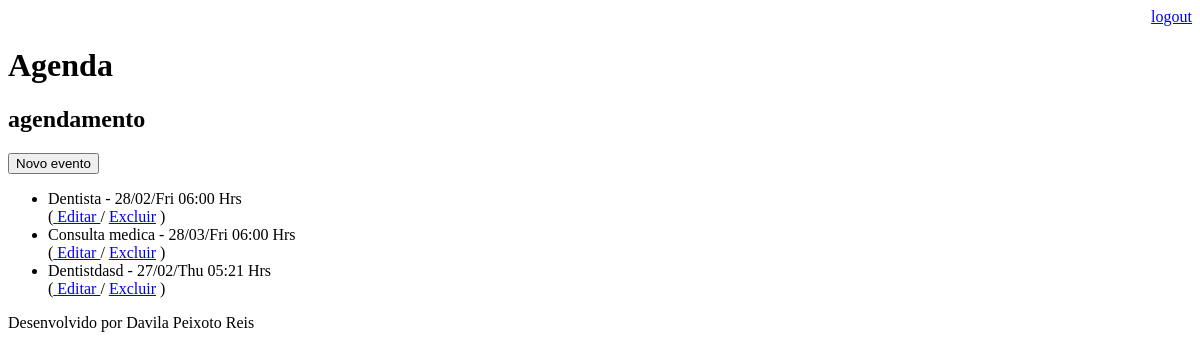
The page /agenda/ (signed in) on the database as committed earlier.
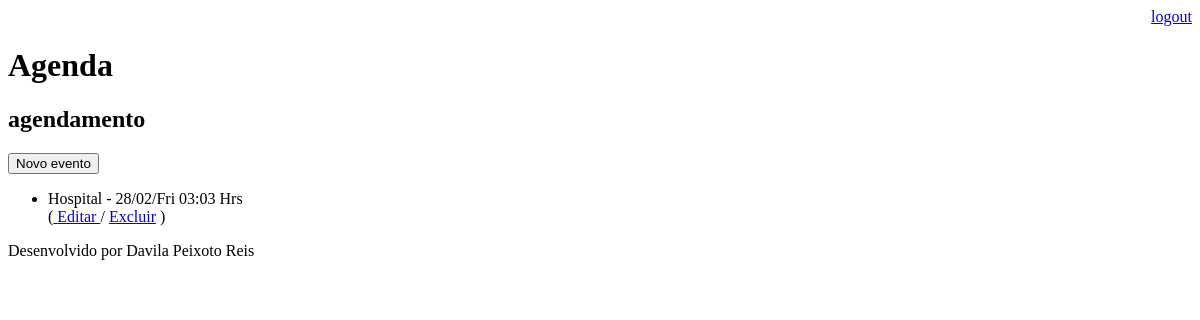
The same page on the database as committed later.
### appcore/models.py (models this page shows, shortened)
class Evento(models.Model):
    titulo = models.CharField(max_length=100)
    descricao = models.TextField(blank=True, null=True)
    data_evento = models.DateTimeField(verbose_name="Data do evento")
    data_criacao = models.DateTimeField(auto_now=True, verbose_name="Data de Criação")
    usuario = models.ForeignKey(User, on_delete=models.CASCADE)
    class Meta:
        db_table = 'evento'
    def get_data_evento(self):
        return  self.data_evento.strftime('%d/%m/%a %H:%M Hrs')

### appcore/views.py (the view)
# urls.py: path('agenda/', views.lista_evento),
@login_required(login_url='/login/')
def lista_evento(request):
    user = request.user
    if user.is_superuser:
        evento = Evento.objects.all()
    else:
        evento = Evento.objects.filter(usuario=user)
    dad = {'eventos': evento}
    return render(request, 'agenda.html', dad)

### template/agenda.html
{% extends "model-page.html" %}
{% block content %}
    <h2>agendamento</h2>
    <a href="evento/">
    <button type="button">Novo evento</button>
    </a>
    <ul>
    {% for evento in eventos%}
        <li>{{evento.titulo}} - {{evento.get_data_evento}} <br>
            (<a href="evento/?id={{ evento.id }}"> Editar </a>
            /
            <a href="evento/delete/{{evento.id}}"> Excluir</a> )
        </li>
    {% endfor%}
    </ul>
{% endblock %}

### template/model-page.html
<!DOCTYPE html>
<html lang="en">
<head>
    {% include "model-header.html" %}
</head>
<body>
    {% block content %} {% endblock %}
    {% include "model-footer.html" %}
</body>
</html>

### template/model-header.html (shortened to what this page needs)
 <div align="right">
<a href="/logout">logout</a>
 </div>
 <h1>Agenda</h1>

### template/model-footer.html
<p>Desenvolvido por Davila Peixoto Reis</p>

Rows that differ between the two databases and show on the page:
removed Evento: titulo "Dentista", get_data_evento "28/02/Fri 06:00 Hrs"
removed Evento: titulo "Consulta medica", get_data_evento "28/03/Fri 06:00 Hrs"
removed Evento: titulo "Dentistdasd", get_data_evento "27/02/Thu 05:21 Hrs"
added Evento: titulo "Hospital", get_data_evento "28/02/Fri 03:03 Hrs"
